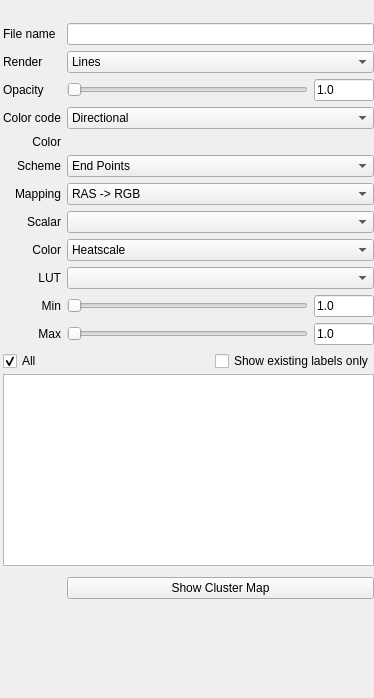
<?xml version="1.0" encoding="UTF-8"?>
<ui version="4.0">
 <class>PanelTrack</class>
 <widget class="QScrollArea" name="PanelTrack">
  <property name="geometry">
   <rect>
    <x>0</x>
    <y>0</y>
    <width>374</width>
    <height>698</height>
   </rect>
  </property>
  <property name="windowTitle">
   <string>ScrollArea</string>
  </property>
  <property name="frameShape">
   <enum>QFrame::NoFrame</enum>
  </property>
  <property name="widgetResizable">
   <bool>true</bool>
  </property>
  <widget class="QWidget" name="scrollAreaWidgetContents">
   <property name="geometry">
    <rect>
     <x>0</x>
     <y>0</y>
     <width>374</width>
     <height>698</height>
    </rect>
   </property>
   <layout class="QVBoxLayout" name="verticalLayout">
    <property name="leftMargin">
     <number>3</number>
    </property>
    <property name="topMargin">
     <number>0</number>
    </property>
    <property name="rightMargin">
     <number>0</number>
    </property>
    <property name="bottomMargin">
     <number>0</number>
    </property>
    <item>
     <layout class="QVBoxLayout" name="verticalLayoutToolbar">
      <property name="spacing">
       <number>0</number>
      </property>
      <property name="leftMargin">
       <number>0</number>
      </property>
      <property name="bottomMargin">
       <number>0</number>
      </property>
      <item>
       <widget class="QToolBar" name="toolbar">
        <property name="iconSize">
         <size>
          <width>24</width>
          <height>24</height>
         </size>
        </property>
        <property name="floatable">
         <bool>false</bool>
        </property>
       </widget>
      </item>
     </layout>
    </item>
    <item>
     <layout class="QGridLayout" name="gridLayout">
      <property name="verticalSpacing">
       <number>6</number>
      </property>
      <item row="4" column="0">
       <widget class="QLabel" name="label">
        <property name="text">
         <string>Color code</string>
        </property>
       </widget>
      </item>
      <item row="11" column="0">
       <widget class="QLabel" name="labelScalarMin">
        <property name="text">
         <string>Min</string>
        </property>
        <property name="alignment">
         <set>Qt::AlignRight|Qt::AlignTrailing|Qt::AlignVCenter</set>
        </property>
       </widget>
      </item>
      <item row="12" column="0">
       <widget class="QLabel" name="labelScalarMax">
        <property name="text">
         <string>Max</string>
        </property>
        <property name="alignment">
         <set>Qt::AlignRight|Qt::AlignTrailing|Qt::AlignVCenter</set>
        </property>
       </widget>
      </item>
      <item row="7" column="1">
       <widget class="QComboBox" name="comboBoxDirectionMapping">
        <item>
         <property name="text">
          <string>RAS -&gt; RGB</string>
         </property>
        </item>
        <item>
         <property name="text">
          <string>RAS -&gt; RBG</string>
         </property>
        </item>
        <item>
         <property name="text">
          <string>RAS -&gt; GRB</string>
         </property>
        </item>
        <item>
         <property name="text">
          <string>RAS -&gt; GBR</string>
         </property>
        </item>
        <item>
         <property name="text">
          <string>RAS -&gt; BRG</string>
         </property>
        </item>
        <item>
         <property name="text">
          <string>RAS -&gt; BGR</string>
         </property>
        </item>
       </widget>
      </item>
      <item row="10" column="1">
       <widget class="QComboBox" name="comboBoxScalarLut"/>
      </item>
      <item row="8" column="1">
       <widget class="QComboBox" name="comboBoxScalar"/>
      </item>
      <item row="1" column="1">
       <widget class="QLineEdit" name="lineEditFileName">
        <property name="readOnly">
         <bool>true</bool>
        </property>
       </widget>
      </item>
      <item row="3" column="0">
       <widget class="QLabel" name="label_3">
        <property name="text">
         <string>Opacity</string>
        </property>
       </widget>
      </item>
      <item row="14" column="1">
       <spacer name="verticalSpacer_2">
        <property name="orientation">
         <enum>Qt::Vertical</enum>
        </property>
        <property name="sizeType">
         <enum>QSizePolicy::Fixed</enum>
        </property>
        <property name="sizeHint" stdset="0">
         <size>
          <width>5</width>
          <height>5</height>
         </size>
        </property>
       </spacer>
      </item>
      <item row="15" column="1">
       <widget class="QPushButton" name="pushButtonShowClusterMap">
        <property name="text">
         <string>Show Cluster Map</string>
        </property>
       </widget>
      </item>
      <item row="8" column="0">
       <widget class="QLabel" name="labelScalar">
        <property name="text">
         <string>Scalar</string>
        </property>
        <property name="alignment">
         <set>Qt::AlignRight|Qt::AlignTrailing|Qt::AlignVCenter</set>
        </property>
       </widget>
      </item>
      <item row="5" column="1">
       <layout class="QHBoxLayout" name="horizontalLayout">
        <item>
         <widget class="QtColorPicker" name="colorPickerSolidColor" native="true"/>
        </item>
        <item>
         <spacer name="horizontalSpacer">
          <property name="orientation">
           <enum>Qt::Horizontal</enum>
          </property>
          <property name="sizeHint" stdset="0">
           <size>
            <width>0</width>
            <height>0</height>
           </size>
          </property>
         </spacer>
        </item>
       </layout>
      </item>
      <item row="11" column="1">
       <layout class="QHBoxLayout" name="horizontalLayout_3">
        <item>
         <widget class="QSlider" name="sliderScalarMin">
          <property name="maximum">
           <number>100</number>
          </property>
          <property name="pageStep">
           <number>1</number>
          </property>
          <property name="orientation">
           <enum>Qt::Horizontal</enum>
          </property>
         </widget>
        </item>
        <item>
         <widget class="QLineEdit" name="lineEditScalarMin">
          <property name="maximumSize">
           <size>
            <width>60</width>
            <height>16777215</height>
           </size>
          </property>
          <property name="text">
           <string>1.0</string>
          </property>
         </widget>
        </item>
       </layout>
      </item>
      <item row="6" column="0">
       <widget class="QLabel" name="labelDirectionScheme">
        <property name="text">
         <string>Scheme</string>
        </property>
        <property name="alignment">
         <set>Qt::AlignRight|Qt::AlignTrailing|Qt::AlignVCenter</set>
        </property>
       </widget>
      </item>
      <item row="10" column="0">
       <widget class="QLabel" name="labelScalarLut">
        <property name="text">
         <string>LUT</string>
        </property>
        <property name="alignment">
         <set>Qt::AlignRight|Qt::AlignTrailing|Qt::AlignVCenter</set>
        </property>
       </widget>
      </item>
      <item row="9" column="1">
       <widget class="QComboBox" name="comboBoxScalarColor">
        <item>
         <property name="text">
          <string>Heatscale</string>
         </property>
        </item>
        <item>
         <property name="text">
          <string>Jet</string>
         </property>
        </item>
        <item>
         <property name="text">
          <string>Look Up Table</string>
         </property>
        </item>
       </widget>
      </item>
      <item row="5" column="0">
       <widget class="QLabel" name="labelSolidColor">
        <property name="text">
         <string>Color</string>
        </property>
        <property name="alignment">
         <set>Qt::AlignRight|Qt::AlignTrailing|Qt::AlignVCenter</set>
        </property>
       </widget>
      </item>
      <item row="6" column="1">
       <widget class="QComboBox" name="comboBoxDirectionScheme">
        <item>
         <property name="text">
          <string>End Points</string>
         </property>
        </item>
        <item>
         <property name="text">
          <string>Mid Segment</string>
         </property>
        </item>
        <item>
         <property name="text">
          <string>Every Segment</string>
         </property>
        </item>
       </widget>
      </item>
      <item row="7" column="0">
       <widget class="QLabel" name="labelDirectionMapping">
        <property name="text">
         <string>Mapping</string>
        </property>
        <property name="alignment">
         <set>Qt::AlignRight|Qt::AlignTrailing|Qt::AlignVCenter</set>
        </property>
       </widget>
      </item>
      <item row="1" column="0">
       <widget class="QLabel" name="labelFileName">
        <property name="text">
         <string>File name</string>
        </property>
       </widget>
      </item>
      <item row="2" column="1">
       <widget class="QComboBox" name="comboBoxRenderRep">
        <item>
         <property name="text">
          <string>Lines</string>
         </property>
        </item>
        <item>
         <property name="text">
          <string>Tubes (Slow!)</string>
         </property>
        </item>
       </widget>
      </item>
      <item row="2" column="0">
       <widget class="QLabel" name="label_2">
        <property name="text">
         <string>Render</string>
        </property>
       </widget>
      </item>
      <item row="12" column="1">
       <layout class="QHBoxLayout" name="horizontalLayout_5">
        <item>
         <widget class="QSlider" name="sliderScalarMax">
          <property name="maximum">
           <number>100</number>
          </property>
          <property name="pageStep">
           <number>1</number>
          </property>
          <property name="orientation">
           <enum>Qt::Horizontal</enum>
          </property>
         </widget>
        </item>
        <item>
         <widget class="QLineEdit" name="lineEditScalarMax">
          <property name="maximumSize">
           <size>
            <width>60</width>
            <height>16777215</height>
           </size>
          </property>
          <property name="text">
           <string>1.0</string>
          </property>
         </widget>
        </item>
       </layout>
      </item>
      <item row="4" column="1">
       <widget class="QComboBox" name="comboBoxColorCode">
        <item>
         <property name="text">
          <string>Directional</string>
         </property>
        </item>
        <item>
         <property name="text">
          <string>Solid Color</string>
         </property>
        </item>
        <item>
         <property name="text">
          <string>Scalar</string>
         </property>
        </item>
        <item>
         <property name="text">
          <string>Embedded Color</string>
         </property>
        </item>
       </widget>
      </item>
      <item row="3" column="1">
       <layout class="QHBoxLayout" name="horizontalLayout_2">
        <item>
         <widget class="QSlider" name="sliderOpacity">
          <property name="maximum">
           <number>100</number>
          </property>
          <property name="orientation">
           <enum>Qt::Horizontal</enum>
          </property>
         </widget>
        </item>
        <item>
         <widget class="QLineEdit" name="lineEditOpacity">
          <property name="maximumSize">
           <size>
            <width>60</width>
            <height>16777215</height>
           </size>
          </property>
          <property name="text">
           <string>1.0</string>
          </property>
         </widget>
        </item>
       </layout>
      </item>
      <item row="9" column="0">
       <widget class="QLabel" name="labelScalarColor">
        <property name="text">
         <string>Color</string>
        </property>
        <property name="alignment">
         <set>Qt::AlignRight|Qt::AlignTrailing|Qt::AlignVCenter</set>
        </property>
       </widget>
      </item>
      <item row="13" column="0" colspan="2">
       <widget class="QWidget" name="widgetColorTable" native="true">
        <property name="sizePolicy">
         <sizepolicy hsizetype="Preferred" vsizetype="Expanding">
          <horstretch>0</horstretch>
          <verstretch>1</verstretch>
         </sizepolicy>
        </property>
        <property name="minimumSize">
         <size>
          <width>0</width>
          <height>100</height>
         </size>
        </property>
        <layout class="QVBoxLayout" name="verticalLayout_2" stretch="0,1">
         <property name="spacing">
          <number>3</number>
         </property>
         <property name="leftMargin">
          <number>0</number>
         </property>
         <property name="topMargin">
          <number>0</number>
         </property>
         <property name="rightMargin">
          <number>0</number>
         </property>
         <property name="bottomMargin">
          <number>0</number>
         </property>
         <item>
          <layout class="QHBoxLayout" name="horizontalLayout_4">
           <property name="topMargin">
            <number>0</number>
           </property>
           <item>
            <widget class="QCheckBox" name="checkBoxSelectAllLabels">
             <property name="text">
              <string>All</string>
             </property>
             <property name="checked">
              <bool>true</bool>
             </property>
             <property name="tristate">
              <bool>true</bool>
             </property>
            </widget>
           </item>
           <item>
            <spacer name="horizontalSpacer_4">
             <property name="orientation">
              <enum>Qt::Horizontal</enum>
             </property>
             <property name="sizeHint" stdset="0">
              <size>
               <width>0</width>
               <height>0</height>
              </size>
             </property>
            </spacer>
           </item>
           <item>
            <widget class="QCheckBox" name="checkBoxShowExistingLabels">
             <property name="text">
              <string>Show existing labels only</string>
             </property>
             <property name="checked">
              <bool>false</bool>
             </property>
            </widget>
           </item>
          </layout>
         </item>
         <item>
          <widget class="QTreeWidget" name="treeWidgetColorTable">
           <property name="sizePolicy">
            <sizepolicy hsizetype="Expanding" vsizetype="Expanding">
             <horstretch>0</horstretch>
             <verstretch>1</verstretch>
            </sizepolicy>
           </property>
           <property name="minimumSize">
            <size>
             <width>0</width>
             <height>150</height>
            </size>
           </property>
           <property name="dragDropMode">
            <enum>QAbstractItemView::NoDragDrop</enum>
           </property>
           <property name="alternatingRowColors">
            <bool>false</bool>
           </property>
           <property name="rootIsDecorated">
            <bool>false</bool>
           </property>
           <property name="uniformRowHeights">
            <bool>true</bool>
           </property>
           <property name="sortingEnabled">
            <bool>true</bool>
           </property>
           <attribute name="headerVisible">
            <bool>false</bool>
           </attribute>
           <attribute name="headerShowSortIndicator" stdset="0">
            <bool>true</bool>
           </attribute>
           <column>
            <property name="text">
             <string notr="true">1</string>
            </property>
           </column>
          </widget>
         </item>
        </layout>
       </widget>
      </item>
     </layout>
    </item>
    <item>
     <spacer name="verticalSpacer">
      <property name="orientation">
       <enum>Qt::Vertical</enum>
      </property>
      <property name="sizeHint" stdset="0">
       <size>
        <width>0</width>
        <height>0</height>
       </size>
      </property>
     </spacer>
    </item>
   </layout>
  </widget>
 </widget>
 <customwidgets>
  <customwidget>
   <class>QtColorPicker</class>
   <extends>QWidget</extends>
   <header>qtcolorpicker.h</header>
   <container>1</container>
   <slots>
    <signal>colorChanged(QColor)</signal>
    <signal>currentColorChanged(QColor)</signal>
   </slots>
  </customwidget>
 </customwidgets>
 <resources/>
 <connections/>
</ui>
